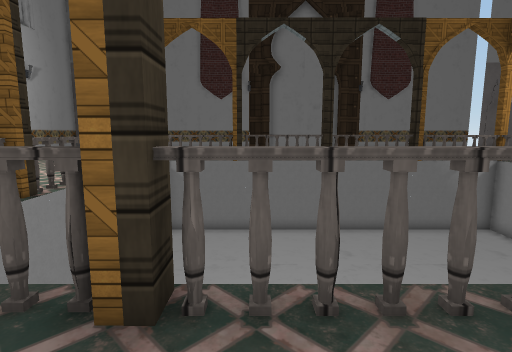
View 1 (above)

21 first-person views from a walk through a 3-D level made in the Unity game engine. The camera is 1.3 m above the floor, tilts 8° down and sees 80° across. The floor is counted in squares, 1 m on a side. Each view is taken from the middle of a square. On the plan, view 1 faces up. The plan holds only what a view shows up to about 14 squares ahead; the rest is blank. Some surface patterns are stand-ins.

View 2
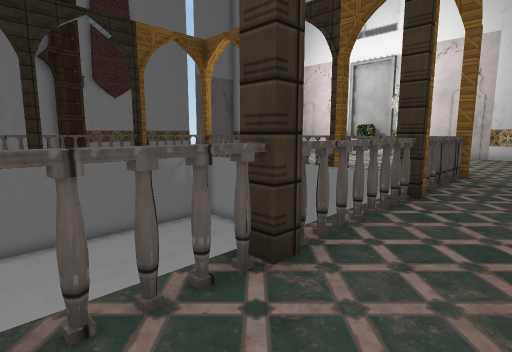

View 3
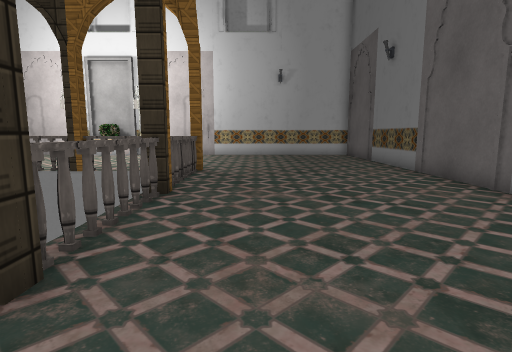

View 4
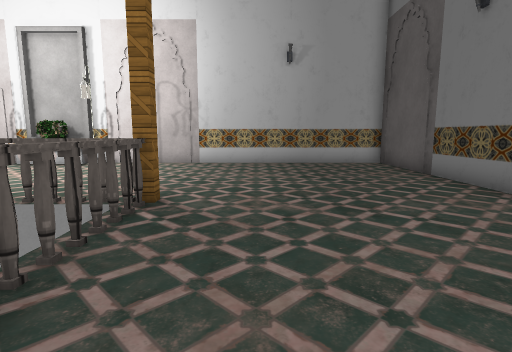

View 5
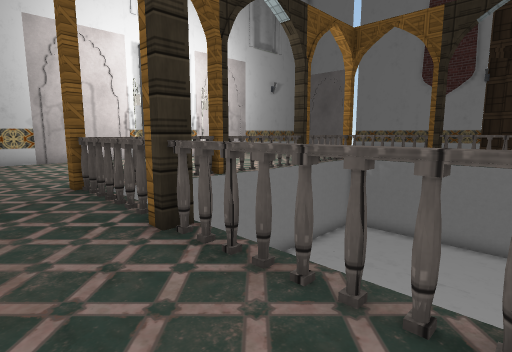

View 6
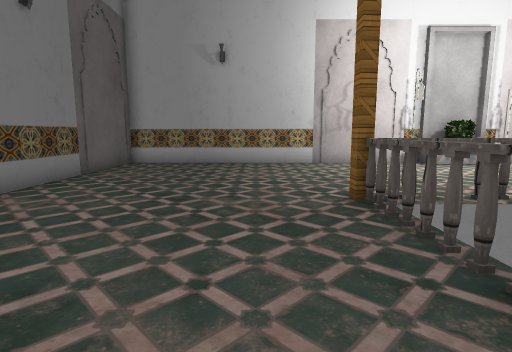

View 7
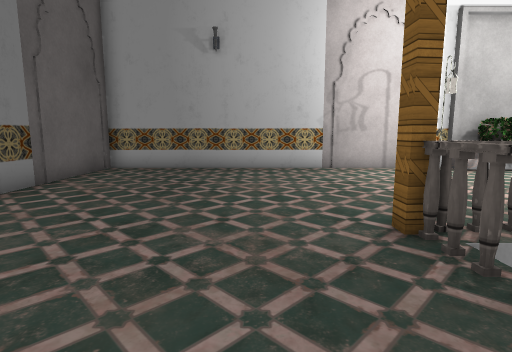

View 8
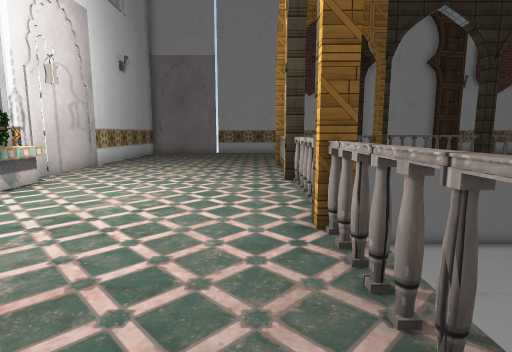

View 9
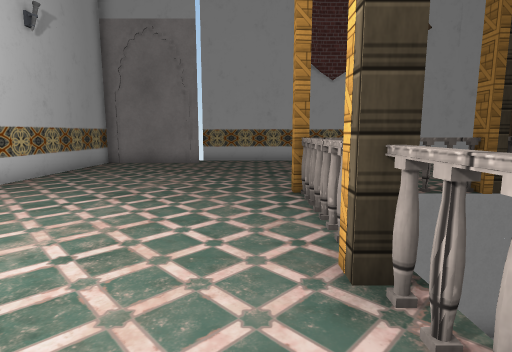

View 10
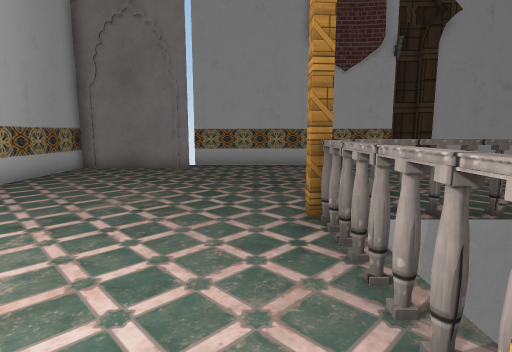

View 11
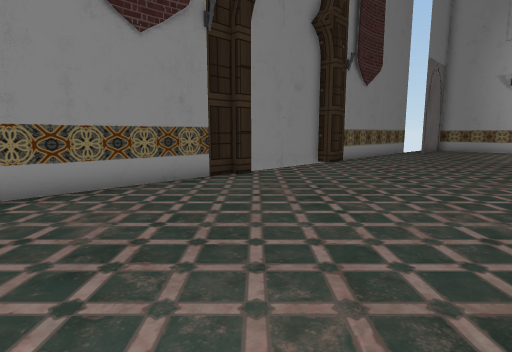

View 12
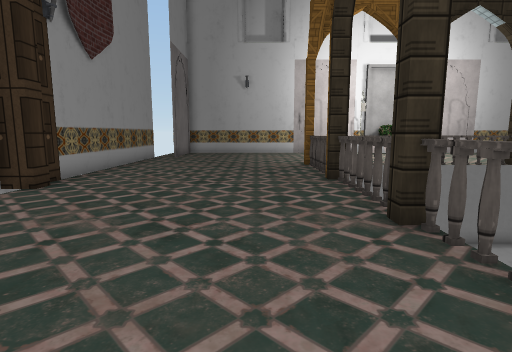

View 13
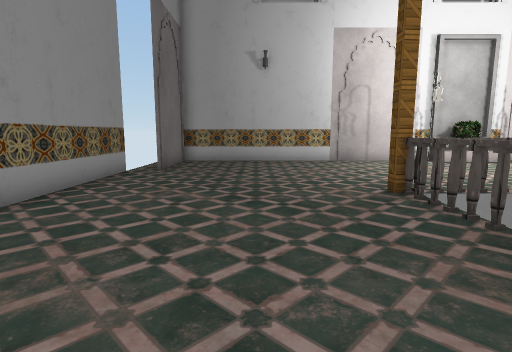

View 14
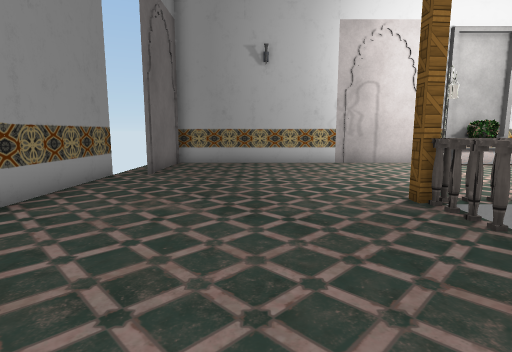

View 15
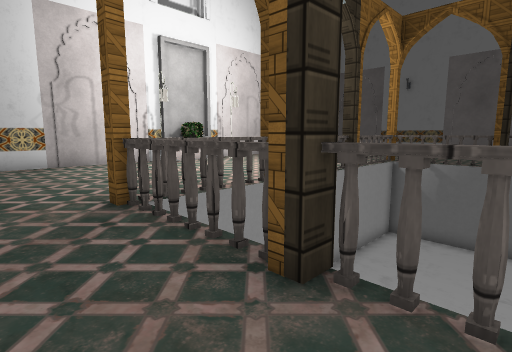

View 16
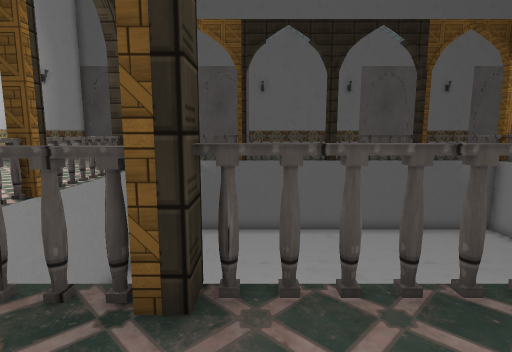

View 17
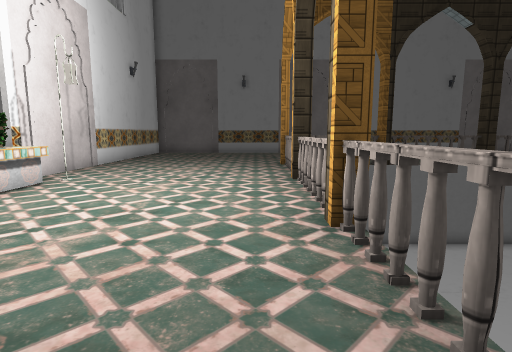

View 18
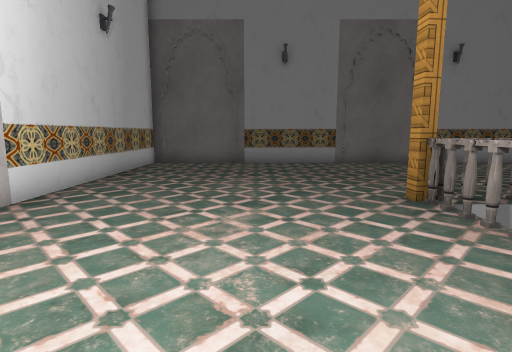

View 19
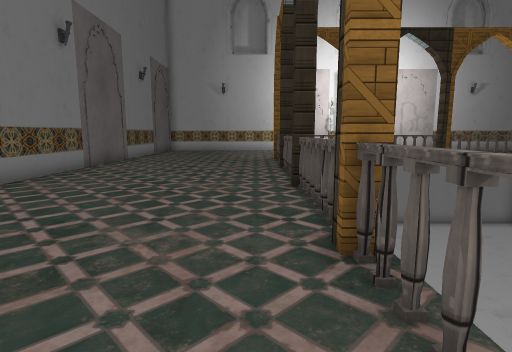

View 20
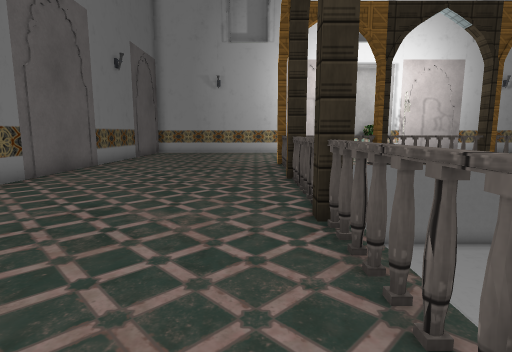

View 21
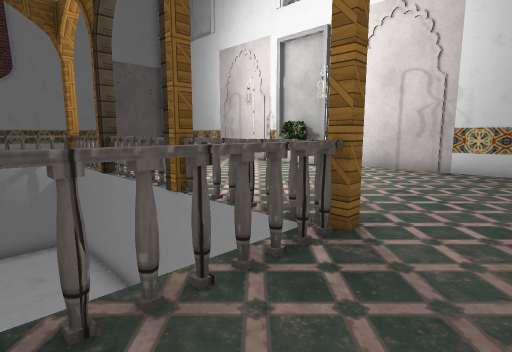

### Floor plan
Key: @ floor where view 1 was taken; # wall or solid block; x gap in a wall; . floor; v drop or lower ground; R railing; L lamp; O other object.
Columns run from 13 left of view 1 to 20 right of it. Each row starts with its distance up from view 1.
 23      ########################
 22 #    ...........................
 21 #####........................#####
 20 #................................#
 19 #................................#
 18 #................................#
 17 #................................#
 16 #................................#
 15 #.......ORRRxRRRxRRRRRRRRO.......#
 14 #.......R  vvvvvvvvvvvvvvR.......#
 13 #.......RvvvvvvvvvvvvvvvvR.......#
 12 #.......RvvvvvvvvvvvvvvvvR.......#
 11 #.......xvvvvvvvvvvvvvvvvR.......#
 10 #L......RvvvvvvvvvvvvvvvvR.....LO#
  9 #OO.....RvvvvvvvvvvvvvvvvR.....OO#
  8 #O......RvvvvvvvvvvvvvvvvR......O#
  7 #L......RvvvvvvvvvvvvvvvvR.....LO#
  6 #.......x vvvvvvvvvvvvvvvx.......#
  5 #.......RvvvvvvvvvvvvvvvvR.......#
  4 #.......RvvvvvvvvvvvvvvvvR.......#
  3 #.......R      vvvvvvvvvvR.......#
  2 #.......ORRRxRRRxRRRRRRRRO.......#
  1 #................................#
  0 #............@...................#
 -1 #................................#
 -2 #................................#
 -3 #................................#
 -4 #................................#
 -5 #................................#
 -6 ##################################

Where each view was taken, in squares from view 1:
view 1: 0 up, 0 right, facing up
view 2: 0 up, 1 right, facing up-right
view 3: 0 up, 1 right, facing right
view 4: 0 up, 6 right, facing right
view 5: 0 up, 3 right, facing up-left
view 6: 0 up, 1 right, facing left
view 7: 0 up, 1 left, facing left
view 8: 2 up, 6 left, facing up
view 9: 8 up, 6 left, facing up
view 10: 10 up, 6 left, facing up
view 11: 15 up, 6 left, facing up-right
view 12: 17 up, 1 left, facing right
view 13: 18 up, 5 right, facing right
view 14: 18 up, 6 right, facing right
view 15: 17 up, 6 right, facing down-right
view 16: 17 up, 7 right, facing down
view 17: 15 up, 13 right, facing down
view 18: 8 up, 15 right, facing down
view 19: 1 up, 11 right, facing left
view 20: 1 up, 8 right, facing left
view 21: 0 up, 8 right, facing up-right
